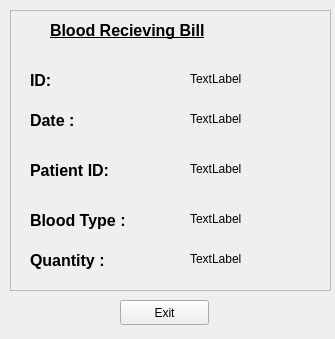
<?xml version="1.0" encoding="UTF-8"?>
<ui version="4.0">
 <class>bloodRecievingProfile</class>
 <widget class="QWidget" name="bloodRecievingProfile">
  <property name="windowModality">
   <enum>Qt::ApplicationModal</enum>
  </property>
  <property name="geometry">
   <rect>
    <x>0</x>
    <y>0</y>
    <width>335</width>
    <height>339</height>
   </rect>
  </property>
  <property name="windowTitle">
   <string>Record</string>
  </property>
  <widget class="QFrame" name="frame">
   <property name="geometry">
    <rect>
     <x>10</x>
     <y>10</y>
     <width>321</width>
     <height>281</height>
    </rect>
   </property>
   <property name="frameShape">
    <enum>QFrame::StyledPanel</enum>
   </property>
   <property name="frameShadow">
    <enum>QFrame::Raised</enum>
   </property>
   <widget class="QLabel" name="bloodDonationLabel">
    <property name="geometry">
     <rect>
      <x>40</x>
      <y>0</y>
      <width>251</width>
      <height>41</height>
     </rect>
    </property>
    <property name="styleSheet">
     <string notr="true">font-size:12pt;
font-weight: bold;</string>
    </property>
    <property name="text">
     <string>&lt;html&gt;&lt;head/&gt;&lt;body&gt;&lt;p&gt;&lt;span style=&quot; font-size:12pt; text-decoration: underline;&quot;&gt;Blood Recieving Bill&lt;/span&gt;&lt;/p&gt;&lt;/body&gt;&lt;/html&gt;</string>
    </property>
   </widget>
   <widget class="QLabel" name="bloodTypeLabel">
    <property name="geometry">
     <rect>
      <x>20</x>
      <y>190</y>
      <width>151</width>
      <height>41</height>
     </rect>
    </property>
    <property name="styleSheet">
     <string notr="true">font-size:12pt;
font-weight: bold;</string>
    </property>
    <property name="text">
     <string>&lt;html&gt;&lt;head/&gt;&lt;body&gt;&lt;p&gt;Blood Type :&lt;/p&gt;&lt;/body&gt;&lt;/html&gt;</string>
    </property>
   </widget>
   <widget class="QLabel" name="quantityLabel">
    <property name="geometry">
     <rect>
      <x>20</x>
      <y>230</y>
      <width>151</width>
      <height>41</height>
     </rect>
    </property>
    <property name="styleSheet">
     <string notr="true">font-size:12pt;
font-weight: bold;</string>
    </property>
    <property name="text">
     <string>&lt;html&gt;&lt;head/&gt;&lt;body&gt;&lt;p&gt;Quantity :&lt;/p&gt;&lt;/body&gt;&lt;/html&gt;</string>
    </property>
   </widget>
   <widget class="QLabel" name="patientIDLabel">
    <property name="geometry">
     <rect>
      <x>20</x>
      <y>140</y>
      <width>151</width>
      <height>41</height>
     </rect>
    </property>
    <property name="styleSheet">
     <string notr="true">font-size:12pt;
font-weight: bold;</string>
    </property>
    <property name="text">
     <string>&lt;html&gt;&lt;head/&gt;&lt;body&gt;&lt;p&gt;Patient ID:&lt;/p&gt;&lt;/body&gt;&lt;/html&gt;</string>
    </property>
   </widget>
   <widget class="QLabel" name="patientIDLabel_2">
    <property name="geometry">
     <rect>
      <x>20</x>
      <y>50</y>
      <width>91</width>
      <height>41</height>
     </rect>
    </property>
    <property name="styleSheet">
     <string notr="true">font-size:12pt;
font-weight: bold;</string>
    </property>
    <property name="text">
     <string>&lt;html&gt;&lt;head/&gt;&lt;body&gt;&lt;p&gt; ID:&lt;/p&gt;&lt;/body&gt;&lt;/html&gt;</string>
    </property>
   </widget>
   <widget class="QLabel" name="patientIDLabel_3">
    <property name="geometry">
     <rect>
      <x>20</x>
      <y>90</y>
      <width>151</width>
      <height>41</height>
     </rect>
    </property>
    <property name="styleSheet">
     <string notr="true">font-size:12pt;
font-weight: bold;</string>
    </property>
    <property name="text">
     <string>&lt;html&gt;&lt;head/&gt;&lt;body&gt;&lt;p&gt;Date :&lt;/p&gt;&lt;/body&gt;&lt;/html&gt;</string>
    </property>
   </widget>
   <widget class="QLabel" name="date">
    <property name="geometry">
     <rect>
      <x>180</x>
      <y>100</y>
      <width>161</width>
      <height>17</height>
     </rect>
    </property>
    <property name="text">
     <string>TextLabel</string>
    </property>
   </widget>
   <widget class="QLabel" name="patientid">
    <property name="geometry">
     <rect>
      <x>180</x>
      <y>150</y>
      <width>111</width>
      <height>17</height>
     </rect>
    </property>
    <property name="text">
     <string>TextLabel</string>
    </property>
   </widget>
   <widget class="QLabel" name="quantity">
    <property name="geometry">
     <rect>
      <x>180</x>
      <y>240</y>
      <width>67</width>
      <height>17</height>
     </rect>
    </property>
    <property name="text">
     <string>TextLabel</string>
    </property>
   </widget>
   <widget class="QLabel" name="bloodtype">
    <property name="geometry">
     <rect>
      <x>180</x>
      <y>200</y>
      <width>67</width>
      <height>17</height>
     </rect>
    </property>
    <property name="text">
     <string>TextLabel</string>
    </property>
   </widget>
   <widget class="QLabel" name="id">
    <property name="geometry">
     <rect>
      <x>180</x>
      <y>60</y>
      <width>67</width>
      <height>17</height>
     </rect>
    </property>
    <property name="text">
     <string>TextLabel</string>
    </property>
   </widget>
  </widget>
  <widget class="QPushButton" name="exitbutton">
   <property name="geometry">
    <rect>
     <x>120</x>
     <y>300</y>
     <width>89</width>
     <height>25</height>
    </rect>
   </property>
   <property name="text">
    <string>Exit</string>
   </property>
  </widget>
 </widget>
 <resources/>
 <connections/>
</ui>
